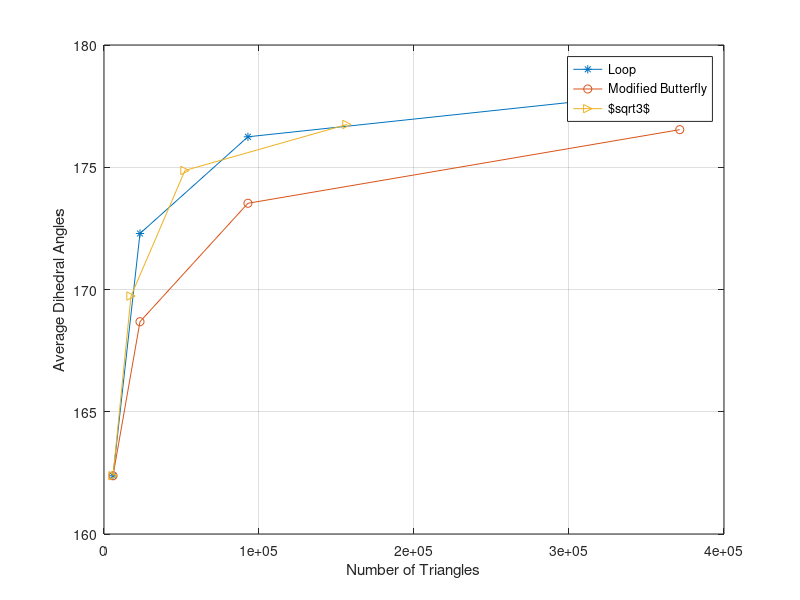

MATLAB code to generate this figure:
clear
clc

dihedralLoop = [162.3821, 172.2905,176.2460, 178.1311];
dihedralMB = [162.3821, 168.6832, 173.5270, 176.5374 ];
dihedralRoot = [162.3821, 169.7331, 174.8686, 176.7488];

hLoop = [5804,23216,92864,371456];
hMb = [5804,23217,92864,371456];
hRoot = [5804,17412,52236,156708];

plot(hLoop,dihedralLoop, '-*');
hold on
plot(hMb, dihedralMB,'-o');
hold on
plot(hRoot, dihedralRoot,'->');
grid on
xlabel("Number of Triangles");
ylabel("Average Dihedral Angles");
legend("Loop","Modified Butterfly","$\sqrt{3}$");
